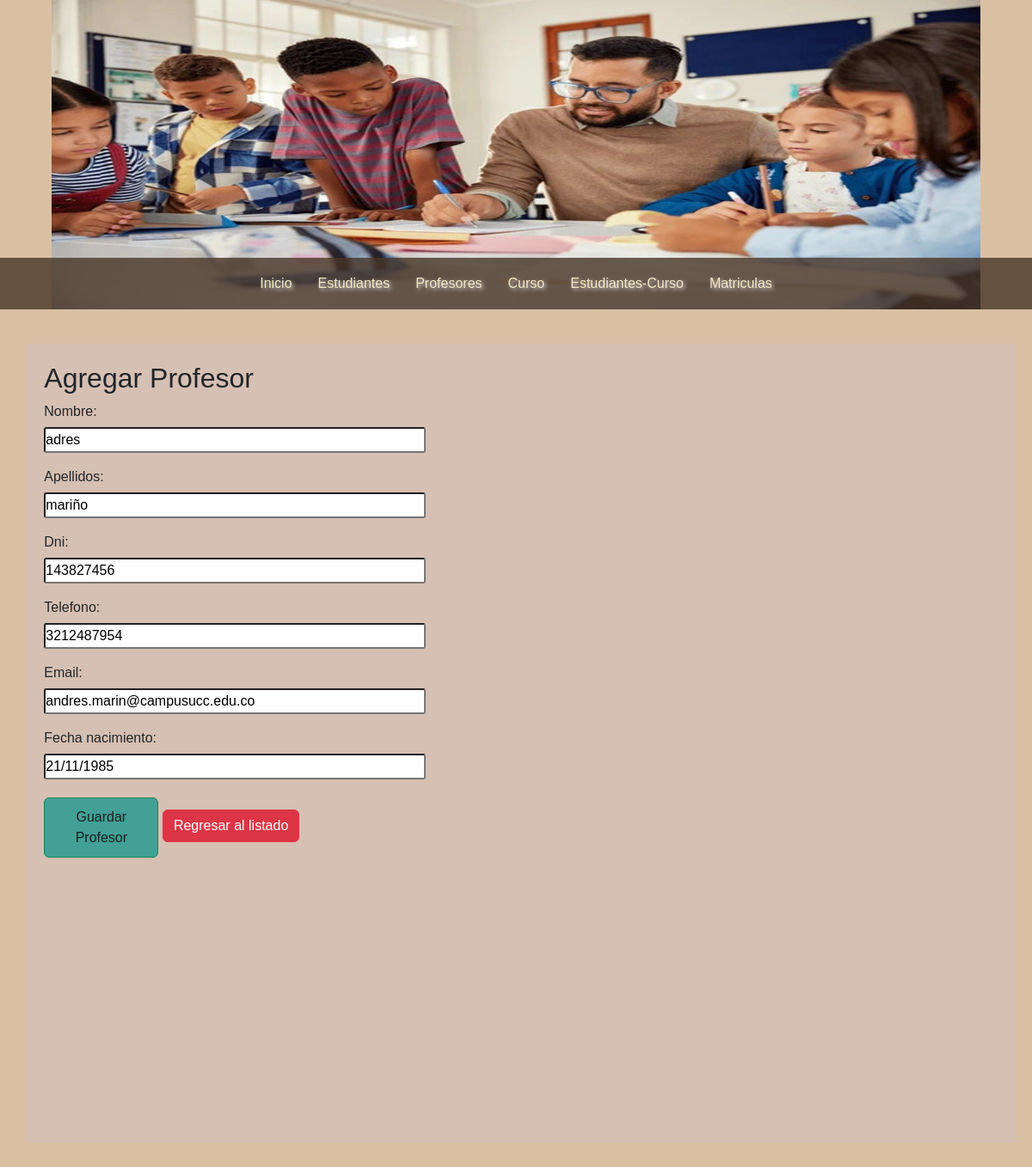
Page /profesores/editar/15/ on the committed database.
### persona/models.py (models this page shows, shortened)
class Persona(models.Model):
    nombre = models.CharField(max_length=100)
    apellidos = models.CharField(max_length=100)
    dni = models.CharField(max_length=10)
    telefono = models.CharField(max_length=10)
    email = models.EmailField()
    fecha_nacimiento = models.DateField()
    rol = models.CharField(max_length=20)
    created_at = models.DateTimeField(auto_now_add=True)
    class Meta:
        db_table = 'persona'

### persona/views.py (the view)
# urls.py: path('profesores/editar/<int:profesor_id>/', editar_profesor, name='editar_profesor'),
def editar_profesor(request, profesor_id):
    profesor_instance = get_object_or_404(Persona, id=profesor_id)
    if request.method == 'POST':
        form = PersonaForm(request.POST, instance=profesor_instance)
        if form.is_valid():
            form.save()
            return redirect('lista-profesores')
    else:
        form = PersonaForm(instance=profesor_instance)
    return render(request, 'formulario_profesor.html', {'form': form})

### persona/forms.py
class PersonaForm(forms.ModelForm):
    class Meta:
        model = Persona
        fields = ['nombre', 'apellidos', 'dni', 'telefono', 'email', 'fecha_nacimiento']  # Elimina 'rol' de los campos editables

### persona/templates/formulario_profesor.html (shortened to what this page needs)
{% extends "index.html" %}
{% block content %}
    <h2>Agregar Profesor</h2>
    <form method="post">
        {{ form.as_p }}
        <button type="submit" class="btn btn-success">Guardar Profesor</button>
        <a href="{% url 'lista-profesores' %}" class="btn btn-danger">Regresar al listado</a>
    </form>
{% endblock %}

### mainApp/static/css/styles.css (style rules this page uses)
* { margin: 0px; padding: 0px; font-family: Arial, Helvetica, sans-serif; text-decoration: none; }
body { background-color: #DAC0A3; }
.box form { width: 40%; }
.box form input, .box form label { display: block; border-radius: 3px; height: 30px; }
.box form input { width: 100%; margin-bottom: 15px; }
.box form input[type="submit"], .box form button { padding: 10px; margin-top: 5px; background: #42a096; color: #1B1E1F; width: 30%; transition: 300ms all; }

### mainApp/templates/index.html (style rules this page uses)
body { background-color: #DAC0A3; }

### rows in the picture
Persona: nombre "adres", apellidos "mariño", dni "143827456", telefono "3212487954", email "andres.marin@campusucc.edu.co", fecha_nacimiento "21/11/1985"
